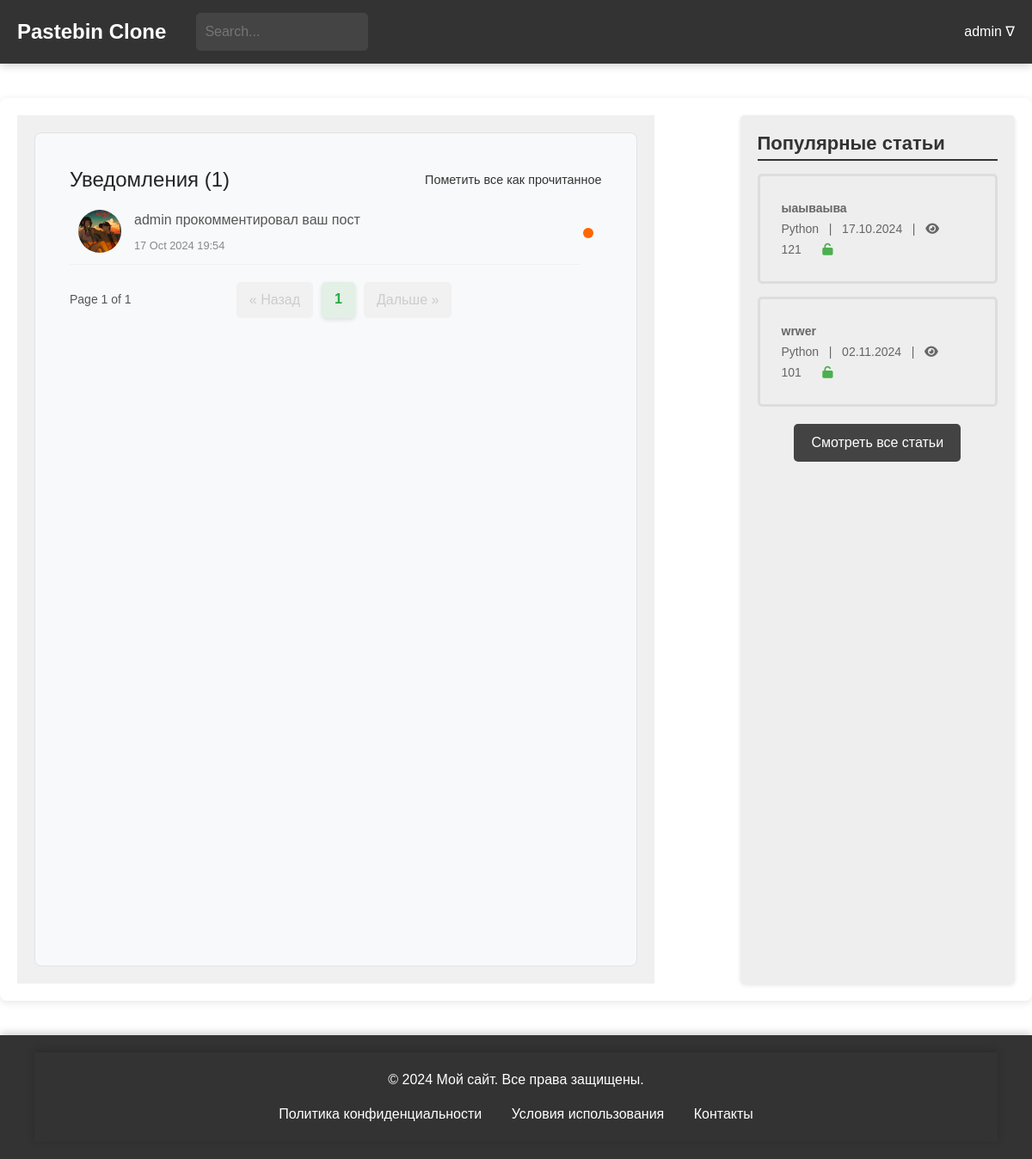
The app's page /general/notifications/ (signed in), older data.
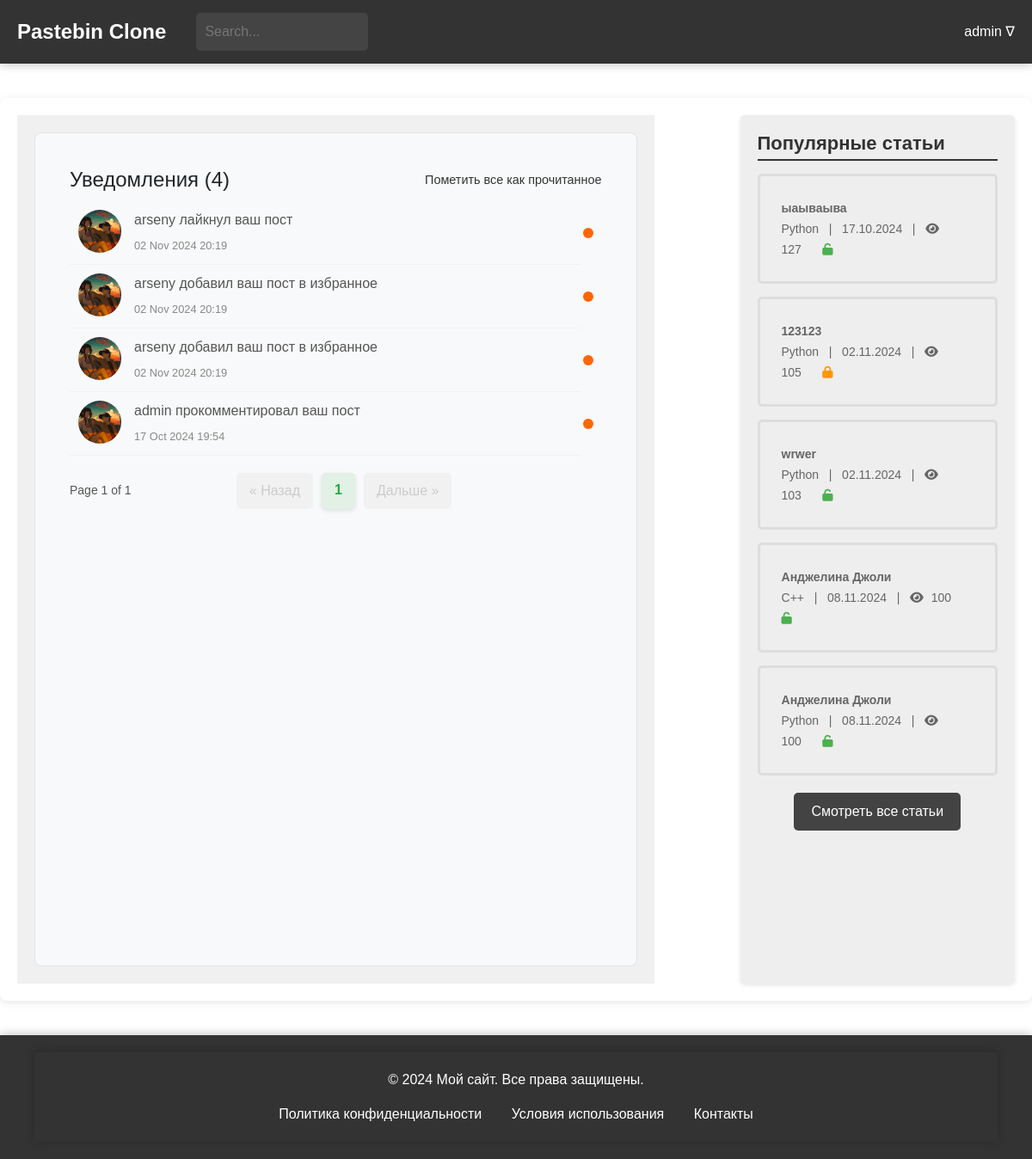
The same page, newer data.
### users/models.py (models this page shows)
class CustomUser(AbstractUser):
    bio = models.TextField(blank=True, null=True)
    favorites = models.ManyToManyField('blog.Paste', related_name='favorited_by', blank=True)
    address = models.CharField(max_length=100, blank=True, null=True)
    avatar = models.ImageField(upload_to='avatars/', blank=True, null=True)
    groups = models.ManyToManyField(
        'auth.Group',
        related_name='customuser_set',
        blank=True
    )
    user_permissions = models.ManyToManyField(
        'auth.Permission',
        related_name='customuser_set',
        blank=True
    )
    def __str__(self):
        return self.username
    class Meta:
        verbose_name = "Пользователь"
        verbose_name_plural = "Пользователи"

### general/models.py (models this page shows)
class Notifications(models.Model):
    COMMENT = 1
    LIKE = 2
    DISLIKE = 3
    FAVOURITE = 4
    NOTE_TYPES = [
        (1, 'Comment'),
        (2, 'Like'),
        (3, 'Dislike'),
        (4, 'Favourite'),
    ]
    user = models.ForeignKey(CustomUser, on_delete=models.CASCADE, related_name='note_receiver', default=None)
    sender = models.ForeignKey(CustomUser, on_delete=models.CASCADE, related_name='note_sender', default=None)
    post = models.ForeignKey(Paste, on_delete=models.CASCADE)
    send_time = models.DateTimeField(auto_now_add=True)
    is_checked = models.BooleanField(default=False)
    notification_type = models.IntegerField(choices=NOTE_TYPES, max_length=1)
    class Meta:
        verbose_name = 'Уведомление'
        verbose_name_plural = 'Уведомления'
    def get_notification_message(self):
        if self.notification_type == 1:
            return f'{self.sender} прокомментировал ваш пост'
        elif self.notification_type == 2:
            return f'{self.sender} лайкнул ваш пост'
        elif self.notification_type == 3:
            return f'{self.sender} поставил дизлайк вашему посту'
        elif self.notification_type == 4:
            return f'{self.sender} добавил ваш пост в избранное'
        return 'Неизвестное уведомление'

### blog/models.py (models this page shows, shortened)
class Paste(models.Model):
    ACCESS_STATUS_CHOICES = [
        (0, 'Private'),
        (1, 'Public'),
        (2, 'Draft'),
    ]
    TIME_LIVE_CHOICES = [
        (None, 'Никогда'),
        (timedelta(minutes=2), 'Через 2 минуты'),
        (timedelta(hours=1), 'Через 1 час'),
        (timedelta(days=1), 'Через 1 день'),
        (timedelta(weeks=1), 'Через 1 неделю'),
    ]
    title = models.CharField(max_length=200)
    content = models.TextField()
    author = models.ForeignKey(User, on_delete=models.CASCADE)
    created_at = models.DateTimeField(auto_now_add=True)
    updated_at = models.DateTimeField(auto_now=True)
    slug = models.UUIDField(default=uuid.uuid4, editable=False, unique=True)
    tags = models.ManyToManyField(Tag, related_name='posts')
    category = models.ForeignKey(Category, on_delete=models.SET_NULL, null=True)
    access_status = models.IntegerField(choices=ACCESS_STATUS_CHOICES, default=1)
    time_live = models.DurationField(null=True, blank=True)
    password = models.CharField(max_length=100, null=True, blank=True)
    is_delete_after_read = models.BooleanField(default=False)
    views_count = models.PositiveIntegerField(default=100)
    def get_formatted_created_at(self):
        return self.created_at.strftime('%d.%m.%Y')
    class Meta:
        verbose_name = 'Паста'
        verbose_name_plural = 'Паста'

class Category(models.Model):
    name = models.CharField(max_length=30, unique=True)
    parent = models.ForeignKey(
        'self',
        on_delete=models.CASCADE,
        null=True, blank=True,
        related_name='subcategories'
    )
    def __str__(self):
        return self.name
    class Meta:
        verbose_name = 'Категория'
        verbose_name_plural = 'Категории'

### general/views.py (the view)
# urls.py: path('notifications/', views.notifications, name='notifications'),
def notifications(request):
    notes = Notifications.objects.all().filter(user=request.user).order_by('-send_time')
    popular_posts = Paste.objects.order_by('-views_count')[:5]
    paginator = Paginator(notes, 10)
    page_number = request.GET.get('page')
    page_obj = paginator.get_page(page_number)
    return render(request, 'notifications.html', {
        'popular_posts': popular_posts,
        'notes': notes,
        'page_obj': page_obj,
    })

### general/context_processors.py (called while the page is built)
def unread_counts(request):
    if request.user.is_authenticated:
        unread_messages_count = Messages.objects.filter(user=request.user, is_checked=False).count()
        unread_notifications_count = Notifications.objects.filter(user=request.user, is_checked=False).count()
    else:
        unread_messages_count = 0
        unread_notifications_count = 0
    return {
        'unread_messages_count': unread_messages_count,
        'unread_notifications_count': unread_notifications_count,
    }

### general/templates/notifications.html (shortened to what this page needs)
{% extends 'blog/temps/base.html' %}
{% load static %}
{% block head %}
<link href="https://stackpath.bootstrapcdn.com/bootstrap/4.5.2/css/bootstrap.min.css" rel="stylesheet">
<link rel="stylesheet" href="https://cdnjs.cloudflare.com/ajax/libs/font-awesome/5.15.1/css/all.min.css">
<link rel="stylesheet" href="https://cdnjs.cloudflare.com/ajax/libs/font-awesome/6.0.0-beta3/css/all.min.css">
<link rel="stylesheet" type="text/css" href="{% static 'css/notifications.css' %}">
{% endblock %}
{% block content %}
<main>
    <div class="main-container">
        <div class="left-block">
            <div class="card notifications-block">
                <div class="card-body">
                    <div class="card-title-container">
                        <h4 class="card-title">Уведомления ({{ unread_notifications_count }})</h4>
                        <a href="{% url 'general:mark-all-notes-read' %}" class="mark-all-read">Пометить все как
                            прочитанное</a>
                    </div>
                    <ul class="notifications-list">
                        {% for notification in page_obj %}
                        <li class="notification-item">
                            <a href="{% url 'general:mark-notification-read' notification.id %}"
                               class="notification-link">
                                <div class="notification-avatar">
                                    <img src="{% if notification.sender.avatar %}{{ notification.sender.avatar.url }}{% else %}https://th.bing.com/th/id/OIP.0TsJGYhWWOy_hBFOH0hX-gHaHa?rs=1&pid=ImgDetMain{% endif %}"
                                         alt="Avatar" class="avatar-img">
                                </div>
                                <div class="notification-content">
                                    <p class="notification-message">{{ notification.get_notification_message }}</p>
                                    <span class="notification-time">{{ notification.send_time|date:"d M Y H:i" }}</span>
                                </div>
                                {% if not notification.is_checked %}
                                <span class="notification-badge"></span>
                                {% endif %}
                            </a>
                        </li>
                        {% empty %}
                        <p class="no-notifications">Нет новых уведомлений.</p>
                        {% endfor %}
                    </ul>
                    {% include 'temps/notifications_paginator.html' %}
                </div>
            </div>
        </div>
        {% include 'blog/temps/popular_posts.html' %}
    </div>
</main>
{% endblock %}

### blog/templates/blog/temps/base.html (shortened to what this page needs)
<!DOCTYPE html>
<html lang="en">
<head>
    {% block head %}{% endblock %}
</head>
<body>
    {% include 'blog/temps/header.html' %}
    {% block content %}
    {% endblock %}
    {% include 'blog/temps/footer.html' %}
</body>
</html>

### blog/templates/blog/temps/header.html (shortened to what this page needs)
{% load static %}
<head>
    <link rel="stylesheet" type="text/css" href="{% static 'css/header.css' %}">
</head>
<header>
    <div class="header-container">
        <a href="{% url 'blog:index' %}" style='all: unset;'>
            <div class="header-logo">Pastebin Clone</div>
        </a>
        <div class="header-search">
            <form method="get" action="{% url 'blog:posts-check' %}">
                <input type="search" name="search" placeholder="Search..." value="{{ search_query }}">
            </form>
        </div>
        {% if request.user.is_authenticated %}
        <div class="header-auth">
            <span class="dropdown-toggle" style="margin-left: 10px; position: relative;">
                {{ request.user.username }} &#8711;
            </span>
        </div>
        {% else %}
        <div class="header-auth">
            <a href="{% url 'users:login' %}" class="auth-link">Log In /</a>
            <a href="{% url 'users:register' %}" class="auth-link">Sign In</a>
        </div>
        {% endif %}
    </div>
</header>

### general/templates/temps/notifications_paginator.html
{% load static %}
<head>
    <link rel="stylesheet" type="text/css" href="{% static 'css/notifications_paginator.css' %}">
</head>
<div class="pagination">
    <div class="pagination-info-container">
        <span class="pagination-info">Page {{ page_obj.number }} of {{ page_obj.paginator.num_pages }}</span>
    </div>
    <div class="pagination-links-container">
        {% if page_obj.has_previous %}
        <a href="?page={{ page_obj.previous_page_number }}" class="pagination-link">&laquo;
            Назад</a>
        {% else %}
        <span class="pagination-disabled">&laquo; Назад</span>
        {% endif %}
        {% for num in page_obj.paginator.page_range %}
        {% if num == page_obj.number %}
        <span class="pagination-current">{{ num }}</span>
        {% else %}
        <a href="?page={{ num }}" class="pagination-link">{{ num }}</a>
        {% endif %}
        {% endfor %}
        {% if page_obj.has_next %}
        <a href="?page={{ page_obj.next_page_number }}" class="pagination-link">Дальше &raquo;</a>
        {% else %}
        <span class="pagination-disabled">Дальше &raquo;</span>
        {% endif %}
    </div>
</div>

### blog/templates/blog/temps/popular_posts.html
{% load static %}
<head>
    <link rel="stylesheet" type="text/css" href="{% static 'css/popular_posts.css' %}">
    <link rel="stylesheet" href="https://cdnjs.cloudflare.com/ajax/libs/font-awesome/6.0.0-beta3/css/all.min.css">
</head>
<div class="right-block">
    <h2>Популярные статьи</h2>
    <ul>
        {% for popular_post in popular_posts %}
        <li>
            <a href="{% url 'blog:post-detail' popular_post.slug %}">
                <span class="article-title">{{popular_post.title}}</span>
                <br>
                <span class="article-meta">{{ popular_post.category }} &nbsp; | &nbsp; {{ popular_post.get_formatted_created_at }} &nbsp; |  &nbsp;
                                    <i class="fa fa-eye"></i> <span
                            class="view-count">{{popular_post.views_count}}</span></span>
                {% if popular_post.password %}
                <span><i class="fa fa-lock" aria-hidden="true" style="color: #FF9800;"></i></span>
                {% else %}
                <span><i class="fa fa-unlock" aria-hidden="true" style="color: #4CAF50;"></i></span>
                {% endif %}
            </a>
        </li>
        {% endfor %}
    </ul>
     <div class="all-posts-link">
        <a href="{% url 'blog:posts-check' %}">Смотреть все статьи</a>
    </div>
</div>

### blog/templates/blog/temps/footer.html
{% load static %}
<head>
    <link rel="stylesheet" type="text/css" href="{% static 'css/footer.css' %}">
</head>
<footer>
    <div class="footer-container">
    <p>&copy; 2024 Мой сайт. Все права защищены.</p>
    <ul>
        <li><a href="#">Политика конфиденциальности</a></li>
        <li><a href="#">Условия использования</a></li>
        <li><a href="#">Контакты</a></li>
    </ul>
</div>
</footer>

### general/static/css/notifications.css (style rules this page uses)
body { margin: 0; padding: 0; font-family: Arial, sans-serif; }
.main-container { display: flex; justify-content: space-between; max-width: 1400px; margin: 40px auto; padding: 20px; box-shadow: 0 2px 10px rgba(0, 0, 0, 0.1); border-radius: 8px; background-color: #ffffff; min-height: 1050px; }
.left-block { width: 70%; background-color: #f0f0f0; padding: 20px; margin-right: 50px; overflow-y: auto; flex-grow: 1; }
.right-block { width: 30%; background-color: #eeeeee; padding: 20px; height: auto; border-radius: 5px; margin-left: 50px; }
.right-block h2 { font-size: 22px; font-weight: bold; margin-bottom: 15px; color: #333; border-bottom: 2px solid #333333FF; padding-bottom: 5px; }
.right-block ul { list-style: none; padding: 0; margin: 0; }
.right-block li { margin-bottom: 15px; padding: 10px; border: 3px solid #ddd; border-radius: 5px; transition: background-color 0.3s; }
.right-block a { display: block; padding: 15px; color: #333; text-decoration: none; border-radius: 5px; transition: background-color 0.3s; }
.right-block span { font-size: 14px; color: #666; }
.right-block i { font-size: 14px; margin-right: 5px; }
.article-title { font-weight: bold; font-size: 34px; }
.view-count { margin-left: 0; }
.notifications-block { background-color: #f8f9fa; border: 1px solid #e2e3e5; border-radius: 8px; padding: 20px; display: flex; flex-direction: column; justify-content: space-between; height: 100%; }
.notifications-list { list-style: none; padding: 0; flex-grow: 1; overflow-y: auto; margin-bottom: 20px; }
.notification-item { padding: 0; }
.notification-link { display: flex; align-items: flex-start; padding: 10px; border-bottom: 1px solid #f1f1f1; text-decoration: none; color: inherit; transition: background-color 0.3s; }
.notification-avatar { margin-right: 15px; }
.avatar-img { width: 50px; height: 50px; border-radius: 50%; object-fit: cover; }
.notification-content { flex-grow: 1; }
.notification-message { font-size: 1em; margin-bottom: 5px; color: #555; }
.notification-time { font-size: 0.8em; color: #888; }
.notification-item { position: relative; padding-right: 25px; }
.notification-badge { position: absolute; top: 50%; right: 10px; width: 12px; height: 12px; background-color: #ff6600; border-radius: 50%; display: inline-block; transform: translateY(-50%); }
.card-title-container { display: flex; justify-content: space-between; align-items: center; margin-bottom: 10px; }
.card-title { margin: 0; font-size: 1.5em; }
.mark-all-read { font-size: 0.9em; color: #333333; text-decoration: none; cursor: pointer; }

### blog/static/css/header.css (style rules this page uses)
header { width: 100%; background-color: #333; }
.header-container { color: #fff; padding: 15px 20px; display: flex; align-items: center; box-shadow: 0 2px 10px rgba(0, 0, 0, 0.2); max-width: 1400px; margin: 0 auto; }
.header-logo { font-size: 24px; font-weight: bold; margin-right: 15px; }
.header-search { flex-grow: 1; display: flex; margin-left: 20px; }
.header-search input[type="search"] { padding: 10px; border: none; border-radius: 5px; background-color: #444; color: #fff; transition: background-color 0.3s; width: 200px; }
.header-auth { display: flex; align-items: center; position: relative; }
.dropdown-toggle::after { display: none; }
.notification-badge { position: absolute; top: 50%; right: 10px; width: 12px; height: 12px; background-color: #ff6600; border-radius: 50%; display: inline-block; text-align: center; font-size: 10px; color: white; line-height: 12px; transform: translateY(-50%); }
.notification-item { position: relative; padding-right: 25px; }

### general/static/css/notifications_paginator.css (style rules this page uses)
.pagination { display: flex; justify-content: center; align-items: center; margin-top: 20px; padding-bottom: 20px; }
.pagination-info-container { flex-grow: 1; text-align: left; color: #555; font-size: 14px; }
.pagination-links-container { display: flex; justify-content: center; flex-grow: 1; margin-left: -390px; }
.pagination-link, .pagination-disabled { text-decoration: none; color: #007bff; padding: 10px 15px; border-radius: 5px; margin: 0 5px; font-size: 16px; transition: background-color 0.3s ease, color 0.3s ease; display: inline-block; line-height: 1.4; white-space: nowrap; }
.pagination-disabled { background-color: #f1f1f1; color: #ccc; cursor: not-allowed; pointer-events: none; }
.pagination-current { font-weight: bold; color: #28a745; margin: 0 5px; padding: 8px 15px; border-radius: 5px; background-color: #e2f0e5; box-shadow: 0 2px 5px rgba(0, 0, 0, 0.1); }

Row changes from the older to the newer data that the page shows:
added Notifications: sender.avatar (picture), get_notification_message "arseny лайкнул ваш пост", send_time "02 Nov 2024 20:19", is_checked False (drawn)
added Notifications: sender.avatar (picture), get_notification_message "arseny добавил ваш пост в избранное", send_time "02 Nov 2024 20:19", is_checked False (drawn)
added Notifications: sender.avatar (picture), get_notification_message "arseny добавил ваш пост в избранное", send_time "02 Nov 2024 20:19", is_checked False (drawn)
changed Paste "ыаываыва": views_count "121" → "127"
added Paste: title "123123", category "Python", get_formatted_created_at "02.11.2024", views_count "105"
changed Paste "wrwer": views_count "101" → "103"
added Paste: title "Анджелина Джоли", category "С++", get_formatted_created_at "08.11.2024", views_count "100"
added Paste: title "Анджелина Джоли", category "Python", get_formatted_created_at "08.11.2024", views_count "100"
Text that changed along with them:
{{ unread_notifications_count }}: "1" → "4"
